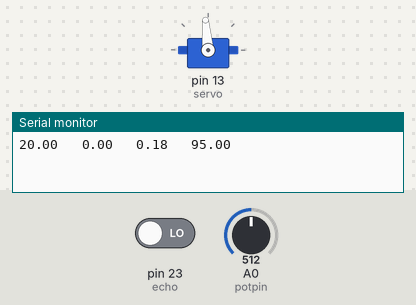
Recording of a sketch running on a simulated Arduino Mega 2560, built with avr-gcc and run on an emulated ATmega2560. On the bench: servo, the last lines printed to the serial monitor. The inputs (shaded band) are chosen by the test bench; at power-on: A0 (potpin) = 512, pin 23 (echo) LOW.

Above: at 1.2 s.
1.3 s: A0 (potpin) set to 40
At 2.8 s:
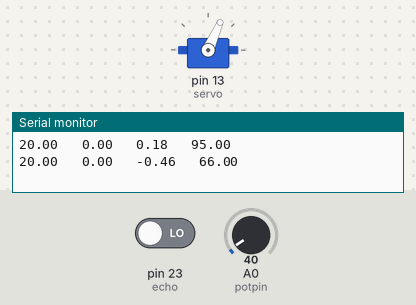
At 4.9 s:
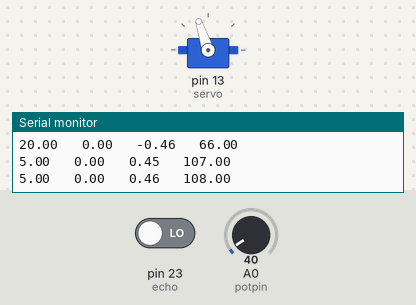
5.4 s: A0 (potpin) set to 900
Timing chart, 0 to 14.5 s (numbered marks = the images above; inputs shaded):
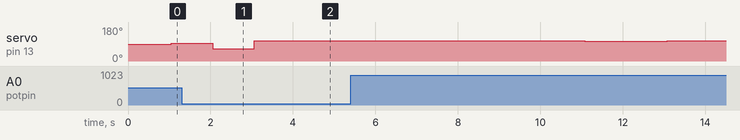

The sketch:

lab1ObsvCompleto.ino
```cpp
#include <Servo.h>
Servo myservo;
const int servo = 13;
const int echo = 23;
const int trig = 22;
const int potpin = A0;
unsigned long t;
double u,val,d0,d,r,x;


const double a12=0.05;
const double b1=0.4204;
const double b2=16.817;
const double k1=0.0241;
const double k2=0.0114;
const double N=0.0241;
const double g1=0.7909;
const double g2=4.8942;

double x10=12.5;
double x20=0;
double u0=0;
double d00=12.5;
double x1,x2;
const double lim=0.46;


void setup()
{
  Serial.begin(9600);
  myservo.attach(servo); //(520,2400)
  pinMode(echo,INPUT);
  pinMode(trig,OUTPUT);
}

void loop()
{
  while((millis()-x)>=50)
  {
    x=millis();
    r = analogRead(potpin);
    r = map(r, 0, 1024, 4, 36);
//    r=20;
    digitalWrite(trig,LOW);
    delayMicroseconds(10);
    digitalWrite(trig,HIGH);
    delayMicroseconds(15);
    t=pulseIn(echo,HIGH);
    d0=double(0.017*t);
    if((4<=d0)&&(d0<=36))
    d=d0;

    x1=x10+a12*x20+g1*d00+b1*u0;
    x2=x20+g2*d00+b2*u0;
    u=r*N-x10*k1-x20*k2;
    u0=u;
    x10=x1;
    x20=x2;
    d00=d-x10;

//ERROR
if((x10>=(r-0.5))&&(x10<=(r+0.5)))
{u0=0;}

   //// Anti windup
u0 = constrain(u0,-lim,lim);

  val=1000*u0;
  val = map(val, -1000*lim, 1000*lim, 66, 108); //
 //val=87;
    myservo.write(val);
    Serial.print(r);
   Serial.print("   ");
   Serial.print(d);
      //Serial.println(d);
    Serial.print("   ");
    Serial.print(u0);
    Serial.print("   ");
    Serial.println(val);
  }
}
```
